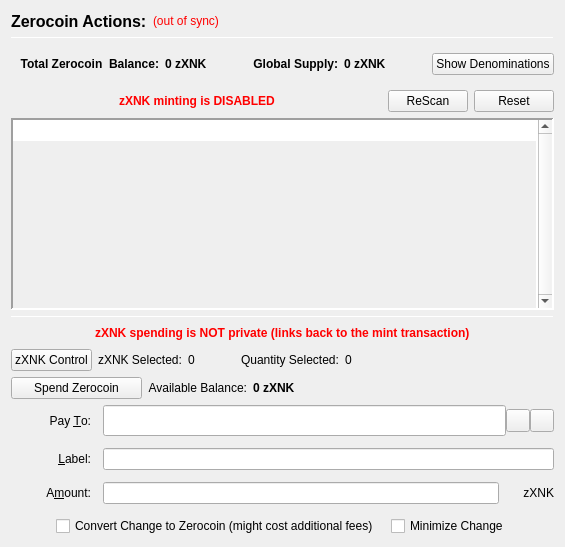
                  <widget class="QFrame" name="verticalFrameLeft">
                   <layout class="QVBoxLayout" name="verticalLayout_2">
                    <item>
                     <layout class="QVBoxLayout" name="verticalLayout_3">
                      <item>
                       <layout class="QHBoxLayout" name="horizontalLayout_3">
                        <item>
                         <widget class="QLabel" name="labelzXNKActions">
                          <property name="font">
                           <font>
                            <pointsize>12</pointsize>
                            <weight>75</weight>
                            <bold>true</bold>
                           </font>
                          </property>
                          <property name="text">
                           <string>Zerocoin Actions:</string>
                          </property>
                          <property name="alignment">
                           <set>Qt::AlignLeading|Qt::AlignLeft|Qt::AlignVCenter</set>
                          </property>
                         </widget>
                        </item>
                        <item>
                         <widget class="QLabel" name="labelzXNKSyncStatus">
                          <property name="toolTip">
                           <string>The displayed information may be out of date. Your wallet automatically synchronizes with the Encocoin network after a connection is established, but this process has not completed yet.</string>
                          </property>
                          <property name="styleSheet">
                           <string notr="true">QLabel { color: red; }</string>
                          </property>
                          <property name="text">
                           <string notr="true">(out of sync)</string>
                          </property>
                          <property name="alignment">
                           <set>Qt::AlignLeading|Qt::AlignLeft|Qt::AlignVCenter</set>
                          </property>
                         </widget>
                        </item>
                        <item>
                         <spacer name="horizontalSpacer">
                          <property name="orientation">
                           <enum>Qt::Horizontal</enum>
                          </property>
                          <property name="sizeHint" stdset="0">
                           <size>
                            <width>40</width>
                            <height>20</height>
                           </size>
                          </property>
                         </spacer>
                        </item>
                       </layout>
                      </item>
                      <item>
                       <widget class="Line" name="lineUpperLeft">
                        <property name="minimumSize">
                         <size>
                          <width>0</width>
                          <height>1</height>
                         </size>
                        </property>
                        <property name="maximumSize">
                         <size>
                          <width>16777215</width>
                          <height>1</height>
                         </size>
                        </property>
                        <property name="frameShadow">
                         <enum>QFrame::Sunken</enum>
                        </property>
                        <property name="orientation">
                         <enum>Qt::Horizontal</enum>
                        </property>
                       </widget>
                      </item>
                      <item>
                       <widget class="QFrame" name="balanceSupplyFrame">
                        <layout class="QHBoxLayout" name="horizontalLayout_2" stretch="0,0,0,1,0">
                         <property name="rightMargin">
                          <number>0</number>
                         </property>
                         <item>
                          <layout class="QHBoxLayout" name="horizontalLayout_34">
                           <item>
                            <widget class="QLabel" name="labelzAvailableText_3">
                             <property name="font">
                              <font>
                               <weight>75</weight>
                               <bold>true</bold>
                              </font>
                             </property>
                             <property name="toolTip">
                              <string>Total Balance including unconfirmed and immature zXNK</string>
                             </property>
                             <property name="text">
                              <string>Total Zerocoin  Balance:</string>
                             </property>
                             <property name="alignment">
                              <set>Qt::AlignRight|Qt::AlignTrailing|Qt::AlignVCenter</set>
                             </property>
                            </widget>
                           </item>
                           <item>
                            <widget class="QLabel" name="labelzAvailableAmount_4">
                             <property name="minimumSize">
                              <size>
                               <width>40</width>
                               <height>0</height>
                              </size>
                             </property>
                             <property name="font">
                              <font>
                               <weight>75</weight>
                               <bold>true</bold>
                              </font>
                             </property>
                             <property name="toolTip">
                              <string>Total Balance including unconfirmed and immature zXNK</string>
                             </property>
                             <property name="text">
                              <string>0 zXNK</string>
                             </property>
                             <property name="alignment">
                              <set>Qt::AlignLeading|Qt::AlignLeft|Qt::AlignVCenter</set>
                             </property>
                            </widget>
                           </item>
                          </layout>
                         </item>
                         <item>
                          <spacer name="horizontalSpacer_32">
                           <property name="orientation">
                            <enum>Qt::Horizontal</enum>
                           </property>
                           <property name="sizeHint" stdset="0">
                            <size>
                             <width>40</width>
                             <height>20</height>
                            </size>
                           </property>
                          </spacer>
                         </item>
                         <item>
                          <layout class="QHBoxLayout" name="horizontalLayout_35">
                           <item>
                            <widget class="QLabel" name="labelZsupplyText_2">
                             <property name="font">
                              <font>
                               <weight>75</weight>
                               <bold>true</bold>
                              </font>
                             </property>
                             <property name="text">
                              <string>Global Supply:</string>
                             </property>
                             <property name="alignment">
                              <set>Qt::AlignRight|Qt::AlignTrailing|Qt::AlignVCenter</set>
                             </property>
                            </widget>
                           </item>
                           <item>
                            <widget class="QLabel" name="labelZsupplyAmount_2">
                             <property name="font">
                              <font>
                               <weight>75</weight>
                               <bold>true</bold>
                              </font>
                             </property>
                             <property name="text">
                              <string>0 zXNK</string>
                             </property>
                            </widget>
                           </item>
                          </layout>
                         </item>
                         <item>
                          <spacer name="horizontalSpacer_31">
                           <property name="orientation">
                            <enum>Qt::Horizontal</enum>
                           </property>
                           <property name="sizeHint" stdset="0">
                            <size>
                             <width>40</width>
                             <height>20</height>
                            </size>
                           </property>
                          </spacer>
                         </item>
                         <item>
                          <widget class="QPushButton" name="pushButtonShowDenoms">
                           <property name="toolTip">
                            <string>Show zXNK denominations list</string>
                           </property>
                           <property name="text">
                            <string>Show Denominations</string>
                           </property>
                          </widget>
                         </item>
                        </layout>
                       </widget>
                      </item>
                      <item>
                       <layout class="QHBoxLayout" name="horizontalLayout_4">
                        <item>
                         <spacer name="horizontalSpacer_2">
                          <property name="orientation">
                           <enum>Qt::Horizontal</enum>
                          </property>
                          <property name="sizeHint" stdset="0">
                           <size>
                            <width>40</width>
                            <height>20</height>
                           </size>
                          </property>
                         </spacer>
                        </item>
                        <item>
                         <widget class="QLabel" name="label">
                          <property name="styleSheet">
                           <string notr="true">color: red;
font-weight: bold;</string>
                          </property>
                          <property name="text">
                           <string>zXNK minting is DISABLED</string>
                          </property>
                         </widget>
                        </item>
                        <item>
                         <spacer name="horizontalSpacer_3">
                          <property name="orientation">
                           <enum>Qt::Horizontal</enum>
                          </property>
                          <property name="sizeHint" stdset="0">
                           <size>
                            <width>40</width>
                            <height>20</height>
                           </size>
                          </property>
                         </spacer>
                        </item>
                        <item>
                         <widget class="QPushButton" name="pushButtonMintReset">
                          <property name="maximumSize">
                           <size>
                            <width>80</width>
                            <height>16777215</height>
                           </size>
                          </property>
                          <property name="toolTip">
                           <string>Rescan the complete blockchain for  Zerocoin mints and their meta-data.</string>
                          </property>
                          <property name="text">
                           <string>ReScan</string>
                          </property>
                         </widget>
                        </item>
                        <item>
                         <widget class="QPushButton" name="pushButtonSpentReset">
                          <property name="maximumSize">
                           <size>
                            <width>80</width>
                            <height>16777215</height>
                           </size>
                          </property>
                          <property name="toolTip">
                           <string>Reset Zerocoin Wallet DB. Deletes transactions that did not make it into the blockchain.</string>
                          </property>
                          <property name="text">
                           <string>Reset</string>
                          </property>
                         </widget>
                        </item>
                       </layout>
                      </item>
                      <item>
                       <widget class="QPlainTextEdit" name="TEMintStatus">
                        <property name="font">
                         <font>
                          <pointsize>8</pointsize>
                         </font>
                        </property>
                        <property name="toolTip">
                         <string>Status and/or Mesages from the last Mint Action.</string>
                        </property>
                        <property name="frameShape">
                         <enum>QFrame::Panel</enum>
                        </property>
                        <property name="frameShadow">
                         <enum>QFrame::Sunken</enum>
                        </property>
                        <property name="lineWidth">
                         <number>2</number>
                        </property>
                        <property name="midLineWidth">
                         <number>2</number>
                        </property>
                        <property name="verticalScrollBarPolicy">
                         <enum>Qt::ScrollBarAlwaysOn</enum>
                        </property>
                        <property name="horizontalScrollBarPolicy">
                         <enum>Qt::ScrollBarAlwaysOff</enum>
                        </property>
                        <property name="readOnly">
                         <bool>true</bool>
                        </property>
                        <property name="plainText">
                         <string notr="true"/>
                        </property>
                        <property name="backgroundVisible">
                         <bool>true</bool>
                        </property>
                       </widget>
                      </item>
                      <item>
                       <widget class="Line" name="line">
                        <property name="minimumSize">
                         <size>
                          <width>0</width>
                          <height>1</height>
                         </size>
                        </property>
                        <property name="maximumSize">
                         <size>
                          <width>16777215</width>
                          <height>1</height>
                         </size>
                        </property>
                        <property name="orientation">
                         <enum>Qt::Horizontal</enum>
                        </property>
                       </widget>
                      </item>
                      <item>
                       <layout class="QHBoxLayout" name="horizontalLayout_7">
                        <item>
                         <spacer name="horizontalSpacer_18">
                          <property name="orientation">
                           <enum>Qt::Horizontal</enum>
                          </property>
                          <property name="sizeHint" stdset="0">
                           <size>
                            <width>40</width>
                            <height>20</height>
                           </size>
                          </property>
                         </spacer>
                        </item>
                        <item>
                         <widget class="QLabel" name="label_2">
                          <property name="styleSheet">
                           <string notr="true">color: red;
font-weight: bold;</string>
                          </property>
                          <property name="text">
                           <string>zXNK spending is NOT private (links back to the mint transaction)</string>
                          </property>
                         </widget>
                        </item>
                        <item>
                         <spacer name="horizontalSpacer_30">
                          <property name="orientation">
                           <enum>Qt::Horizontal</enum>
                          </property>
                          <property name="sizeHint" stdset="0">
                           <size>
                            <width>40</width>
                            <height>20</height>
                           </size>
                          </property>
                         </spacer>
                        </item>
                       </layout>
                      </item>
                      <item>
                       <layout class="QHBoxLayout" name="horizontalLayout_24">
                        <property name="leftMargin">
                         <number>0</number>
                        </property>
                        <property name="bottomMargin">
                         <number>0</number>
                        </property>
                        <item>
                         <widget class="QPushButton" name="pushButtonZPivControl">
                          <property name="text">
                           <string>zXNK Control</string>
                          </property>
                         </widget>
                        </item>
                        <item>
                         <widget class="QLabel" name="labelzPivSelected">
                          <property name="text">
                           <string>zXNK Selected:</string>
                          </property>
                         </widget>
                        </item>
                        <item>
                         <widget class="QLabel" name="labelzPivSelected_int">
                          <property name="text">
                           <string>0</string>
                          </property>
                         </widget>
                        </item>
                        <item>
                         <spacer name="horizontalSpacer_17">
                          <property name="orientation">
                           <enum>Qt::Horizontal</enum>
                          </property>
                          <property name="sizeType">
                           <enum>QSizePolicy::Fixed</enum>
                          </property>
                          <property name="sizeHint" stdset="0">
                           <size>
                            <width>40</width>
                            <height>20</height>
                           </size>
                          </property>
                         </spacer>
                        </item>
                        <item>
                         <widget class="QLabel" name="labelQuantitySelected">
                          <property name="text">
                           <string>Quantity Selected:</string>
                          </property>
                         </widget>
                        </item>
                        <item>
                         <widget class="QLabel" name="labelQuantitySelected_int">
                          <property name="text">
                           <string>0</string>
                          </property>
                         </widget>
                        </item>
                        <item>
                         <spacer name="horizontalSpacer_19">
                          <property name="orientation">
                           <enum>Qt::Horizontal</enum>
                          </property>
                          <property name="sizeHint" stdset="0">
                           <size>
                            <width>40</width>
                            <height>20</height>
                           </size>
                          </property>
                         </spacer>
                        </item>
                       </layout>
                      </item>
                      <item>
                       <layout class="QHBoxLayout" name="horizontalLayout_6">
                        <item>
                         <widget class="QPushButton" name="pushButtonSpendzXNK">
                          <property name="minimumSize">
                           <size>
                            <width>131</width>
                            <height>0</height>
                           </size>
                          </property>
                          <property name="toolTip">
                           <string>Spend Zerocoin. Without 'Pay To:' address creates payments to yourself.</string>
                          </property>
                          <property name="text">
                           <string>Spend Zerocoin</string>
                          </property>
                         </widget>
                        </item>
                        <item>
                         <widget class="QLabel" name="labelzXNKBalanceText">
                          <property name="toolTip">
                           <string>Available (mature and spendable) zXNK for spending</string>
                          </property>
                          <property name="text">
                           <string>Available Balance:</string>
                          </property>
                          <property name="alignment">
                           <set>Qt::AlignRight|Qt::AlignTrailing|Qt::AlignVCenter</set>
                          </property>
                         </widget>
                        </item>
                        <item>
                         <widget class="QLabel" name="labelzAvailableAmount_2">
                          <property name="font">
                           <font>
                            <weight>75</weight>
                            <bold>true</bold>
                           </font>
                          </property>
                          <property name="toolTip">
                           <string>Available (mature and spendable) zXNK for spending

zXNK are mature when they have more than 20 confirmations AND more than 2 mints of the same denomination after them were minted</string>
                          </property>
                          <property name="text">
                           <string>0 zXNK</string>
                          </property>
                          <property name="alignment">
                           <set>Qt::AlignLeading|Qt::AlignLeft|Qt::AlignVCenter</set>
                          </property>
                         </widget>
                        </item>
                        <item>
                         <spacer name="horizontalSpacer_4">
                          <property name="orientation">
                           <enum>Qt::Horizontal</enum>
                          </property>
                          <property name="sizeHint" stdset="0">
                           <size>
                            <width>40</width>
                            <height>20</height>
                           </size>
                          </property>
                         </spacer>
                        </item>
                       </layout>
                      </item>
                      <item>
                       <layout class="QGridLayout" name="gridLayout_7">
                        <property name="spacing">
                         <number>12</number>
                        </property>
                        <item row="0" column="0">
                         <widget class="QLabel" name="payToLabel">
                          <property name="minimumSize">
                           <size>
                            <width>80</width>
                            <height>0</height>
                           </size>
                          </property>
                          <property name="text">
                           <string>Pay &amp;To:</string>
                          </property>
                          <property name="alignment">
                           <set>Qt::AlignRight|Qt::AlignTrailing|Qt::AlignVCenter</set>
                          </property>
                          <property name="buddy">
                           <cstring>payTo</cstring>
                          </property>
                         </widget>
                        </item>
                        <item row="0" column="1">
                         <layout class="QHBoxLayout" name="payToLayout">
                          <property name="spacing">
                           <number>0</number>
                          </property>
                          <item>
                           <widget class="QValidatedLineEdit" name="payTo">
                            <property name="enabled">
                             <bool>true</bool>
                            </property>
                            <property name="minimumSize">
                             <size>
                              <width>0</width>
                              <height>31</height>
                             </size>
                            </property>
                            <property name="toolTip">
                             <string>The Encocoin address to send the payment to. Creates local payment to yourself when empty.</string>
                            </property>
                           </widget>
                          </item>
                          <item>
                           <widget class="QToolButton" name="addressBookButton">
                            <property name="toolTip">
                             <string>Choose previously used address</string>
                            </property>
                            <property name="text">
                             <string/>
                            </property>
                            <property name="icon">
                             <iconset resource="../encocoin.qrc">
                              <normaloff>:/icons/address-book</normaloff>:/icons/address-book</iconset>
                            </property>
                            <property name="shortcut">
                             <string>Alt+A</string>
                            </property>
                           </widget>
                          </item>
                          <item>
                           <widget class="QToolButton" name="pasteButton">
                            <property name="toolTip">
                             <string>Paste address from clipboard</string>
                            </property>
                            <property name="text">
                             <string/>
                            </property>
                            <property name="icon">
                             <iconset resource="../encocoin.qrc">
                              <normaloff>:/icons/editpaste</normaloff>:/icons/editpaste</iconset>
                            </property>
                            <property name="shortcut">
                             <string>Alt+P</string>
                            </property>
                           </widget>
                          </item>
                         </layout>
                        </item>
                        <item row="1" column="0">
                         <widget class="QLabel" name="labelLabel">
                          <property name="minimumSize">
                           <size>
                            <width>80</width>
                            <height>0</height>
                           </size>
                          </property>
                          <property name="text">
                           <string>&amp;Label:</string>
                          </property>
                          <property name="alignment">
                           <set>Qt::AlignRight|Qt::AlignTrailing|Qt::AlignVCenter</set>
                          </property>
                          <property name="buddy">
                           <cstring>addAsLabel</cstring>
                          </property>
                         </widget>
                        </item>
                        <item row="1" column="1">
                         <widget class="QLineEdit" name="addAsLabel">
                          <property name="toolTip">
                           <string>Enter a label for this address to add it to the list of used addresses</string>
                          </property>
                         </widget>
                        </item>
                        <item row="2" column="0">
                         <widget class="QLabel" name="amountLabel">
                          <property name="minimumSize">
                           <size>
                            <width>80</width>
                            <height>0</height>
                           </size>
                          </property>
                          <property name="text">
                           <string>A&amp;mount:</string>
                          </property>
                          <property name="alignment">
                           <set>Qt::AlignRight|Qt::AlignTrailing|Qt::AlignVCenter</set>
                          </property>
                          <property name="buddy">
                           <cstring>zXNKpayAmount</cstring>
                          </property>
                         </widget>
                        </item>
                        <item row="2" column="1">
                         <layout class="QHBoxLayout" name="horizontalLayout_9">
                          <property name="spacing">
                           <number>0</number>
                          </property>
                          <item>
                           <widget class="QLineEdit" name="zXNKpayAmount"/>
                          </item>
                          <item>
                           <widget class="QLabel" name="labelzXNK">
                            <property name="minimumSize">
                             <size>
                              <width>55</width>
                              <height>0</height>
                             </size>
                            </property>
                            <property name="text">
                             <string>zXNK</string>
                            </property>
                            <property name="alignment">
                             <set>Qt::AlignRight|Qt::AlignTrailing|Qt::AlignVCenter</set>
                            </property>
                           </widget>
                          </item>
                         </layout>
                        </item>
                        <item row="3" column="0" colspan="2">
                         <layout class="QHBoxLayout" name="horizontalLayout_10">
                          <item>
                           <spacer name="horizontalSpacer_5">
                            <property name="orientation">
                             <enum>Qt::Horizontal</enum>
                            </property>
                            <property name="sizeHint" stdset="0">
                             <size>
                              <width>40</width>
                              <height>20</height>
                             </size>
                            </property>
                           </spacer>
                          </item>
                          <item>
                           <widget class="QCheckBox" name="checkBoxMintChange">
                            <property name="sizePolicy">
                             <sizepolicy hsizetype="MinimumExpanding" vsizetype="Fixed">
                              <horstretch>0</horstretch>
                              <verstretch>0</verstretch>
                             </sizepolicy>
                            </property>
                            <property name="layoutDirection">
                             <enum>Qt::LeftToRight</enum>
                            </property>
                            <property name="text">
                             <string>Convert Change to Zerocoin (might cost additional fees)</string>
                            </property>
                           </widget>
                          </item>
                          <item>
                           <widget class="QCheckBox" name="checkBoxMinimizeChange">
                            <property name="toolTip">
                             <string>If checked, the wallet tries to minimize the returning change instead of minimizing the number of spent denominations.</string>
                            </property>
                            <property name="text">
                             <string>Minimize Change</string>
                            </property>
                           </widget>
                          </item>
                          <item>
                           <spacer name="horizontalSpacer_6">
                            <property name="orientation">
                             <enum>Qt::Horizontal</enum>
                            </property>
                            <property name="sizeHint" stdset="0">
                             <size>
                              <width>40</width>
                              <height>20</height>
                             </size>
                            </property>
                           </spacer>
                          </item>
                         </layout>
                        </item>
                       </layout>
                      </item>
                     </layout>
                    </item>
                   </layout>
                  </widget>
